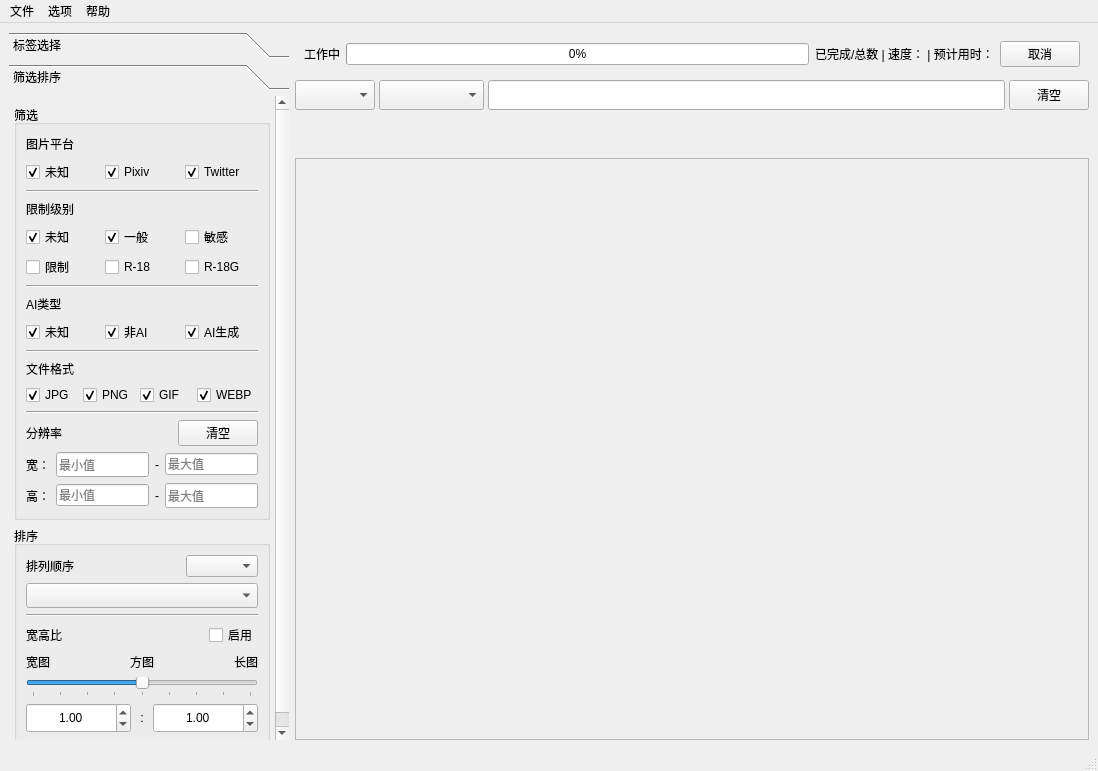
<?xml version="1.0" encoding="UTF-8"?>
<ui version="4.0">
 <class>MainWindow</class>
 <widget class="QMainWindow" name="MainWindow">
  <property name="enabled">
   <bool>true</bool>
  </property>
  <property name="geometry">
   <rect>
    <x>0</x>
    <y>0</y>
    <width>1098</width>
    <height>771</height>
   </rect>
  </property>
  <property name="windowTitle">
   <string>Waifu Gallery 插画管理</string>
  </property>
  <widget class="QWidget" name="centralwidget">
   <layout class="QHBoxLayout" name="horizontalLayout_4">
    <item>
     <widget class="QToolBox" name="filterToolBox">
      <property name="maximumSize">
       <size>
        <width>280</width>
        <height>16777215</height>
       </size>
      </property>
      <property name="currentIndex">
       <number>1</number>
      </property>
      <widget class="QWidget" name="tagSelector">
       <property name="geometry">
        <rect>
         <x>0</x>
         <y>0</y>
         <width>280</width>
         <height>640</height>
        </rect>
       </property>
       <attribute name="label">
        <string>标签选择</string>
       </attribute>
       <layout class="QVBoxLayout" name="tagSelectorLayout">
        <property name="topMargin">
         <number>0</number>
        </property>
        <property name="bottomMargin">
         <number>0</number>
        </property>
        <item>
         <widget class="QTabWidget" name="tagListTabWidget">
          <property name="layoutDirection">
           <enum>Qt::LayoutDirection::LeftToRight</enum>
          </property>
          <property name="tabPosition">
           <enum>QTabWidget::TabPosition::North</enum>
          </property>
          <property name="tabShape">
           <enum>QTabWidget::TabShape::Rounded</enum>
          </property>
          <property name="currentIndex">
           <number>0</number>
          </property>
          <property name="tabsClosable">
           <bool>false</bool>
          </property>
          <widget class="QWidget" name="characterTagTab">
           <attribute name="title">
            <string>角色</string>
           </attribute>
           <layout class="QVBoxLayout" name="characterTagTabLayout">
            <property name="spacing">
             <number>0</number>
            </property>
            <property name="leftMargin">
             <number>0</number>
            </property>
            <property name="topMargin">
             <number>0</number>
            </property>
            <property name="rightMargin">
             <number>0</number>
            </property>
            <property name="bottomMargin">
             <number>0</number>
            </property>
            <item>
             <widget class="QListWidget" name="characterTagList"/>
            </item>
           </layout>
          </widget>
          <widget class="QWidget" name="generalTagTab">
           <attribute name="title">
            <string>属性</string>
           </attribute>
           <layout class="QVBoxLayout" name="characterTagListLayout">
            <property name="spacing">
             <number>0</number>
            </property>
            <property name="leftMargin">
             <number>0</number>
            </property>
            <property name="topMargin">
             <number>0</number>
            </property>
            <property name="rightMargin">
             <number>0</number>
            </property>
            <property name="bottomMargin">
             <number>0</number>
            </property>
            <item>
             <widget class="QListWidget" name="generalTagList"/>
            </item>
           </layout>
          </widget>
           <widget class="QWidget" name="workTagTab">
            <attribute name="title">
             <string>作品</string>
            </attribute>
            <layout class="QVBoxLayout" name="workTagListLayout">
             <property name="spacing">
              <number>0</number>
             </property>
             <property name="leftMargin">
              <number>0</number>
             </property>
             <property name="topMargin">
              <number>0</number>
             </property>
             <property name="rightMargin">
              <number>0</number>
             </property>
             <property name="bottomMargin">
              <number>0</number>
             </property>
             <item>
              <widget class="QListWidget" name="workTagList"/>
             </item>
            </layout>
            </widget>
            <widget class="QWidget" name="metaTagTab">
             <attribute name="title">
              <string>Meta</string>
             </attribute>
             <layout class="QVBoxLayout" name="metaTagListLayout">
              <property name="spacing">
               <number>0</number>
              </property>
              <property name="leftMargin">
               <number>0</number>
              </property>
              <property name="topMargin">
               <number>0</number>
              </property>
              <property name="rightMargin">
               <number>0</number>
              </property>
              <property name="bottomMargin">
               <number>0</number>
              </property>
              <item>
               <widget class="QListWidget" name="metaTagList"/>
              </item>
             </layout>
            </widget>
            <widget class="QWidget" name="uncategorizedTagTab">
            <attribute name="title">
             <string>未分类</string>
            </attribute>
            <layout class="QVBoxLayout" name="uncategorizedTagListLayout">
             <property name="spacing">
              <number>0</number>
             </property>
             <property name="leftMargin">
              <number>0</number>
             </property>
             <property name="topMargin">
              <number>0</number>
             </property>
             <property name="rightMargin">
              <number>0</number>
             </property>
             <property name="bottomMargin">
              <number>0</number>
             </property>
             <item>
              <widget class="QListWidget" name="uncategorizedTagList"/>
             </item>
            </layout>
           </widget>
         </widget>
        </item>
        <item>
         <widget class="QLineEdit" name="searchTagTextEdit">
          <property name="minimumSize">
           <size>
            <width>0</width>
            <height>30</height>
           </size>
          </property>
          <property name="placeholderText">
           <string>搜索标签</string>
          </property>
         </widget>
        </item>
       </layout>
      </widget>
      <widget class="QWidget" name="imageFilter">
       <property name="geometry">
        <rect>
         <x>0</x>
         <y>0</y>
         <width>280</width>
         <height>690</height>
        </rect>
       </property>
       <attribute name="label">
        <string>筛选排序</string>
       </attribute>
       <layout class="QVBoxLayout" name="verticalLayout_5" stretch="5,3">
        <property name="leftMargin">
         <number>5</number>
        </property>
        <property name="rightMargin">
         <number>5</number>
        </property>
        <item>
         <widget class="QGroupBox" name="filterGroupBox">
          <property name="title">
           <string>筛选</string>
          </property>
          <layout class="QVBoxLayout" name="verticalLayout_6" stretch="0,0,0,0,0,0,0,0,0,0,0,0,0,0,0,0">
           <item>
            <layout class="QHBoxLayout" name="horizontalLayout_19">
             <item>
              <widget class="QLabel" name="label_15">
               <property name="sizePolicy">
                <sizepolicy hsizetype="Preferred" vsizetype="Fixed">
                 <horstretch>0</horstretch>
                 <verstretch>0</verstretch>
                </sizepolicy>
               </property>
               <property name="text">
                <string>图片平台</string>
               </property>
              </widget>
             </item>
             <item>
              <spacer name="horizontalSpacer_8">
               <property name="orientation">
                <enum>Qt::Orientation::Horizontal</enum>
               </property>
               <property name="sizeHint" stdset="0">
                <size>
                 <width>40</width>
                 <height>20</height>
                </size>
               </property>
              </spacer>
             </item>
            </layout>
           </item>
           <item>
            <layout class="QHBoxLayout" name="horizontalLayout_18">
             <item>
              <widget class="QCheckBox" name="unknowPlatformCheckBox">
               <property name="text">
                <string>未知</string>
               </property>
               <property name="checked">
                <bool>true</bool>
               </property>
              </widget>
             </item>
             <item>
              <widget class="QCheckBox" name="pixivPlatformCheckBox">
               <property name="text">
                <string>Pixiv</string>
               </property>
               <property name="checked">
                <bool>true</bool>
               </property>
              </widget>
             </item>
             <item>
              <widget class="QCheckBox" name="twitterPlatformCheckBox">
               <property name="text">
                <string>Twitter</string>
               </property>
               <property name="checked">
                <bool>true</bool>
               </property>
              </widget>
             </item>
            </layout>
           </item>
           <item>
            <widget class="Line" name="line_5">
             <property name="orientation">
              <enum>Qt::Orientation::Horizontal</enum>
             </property>
            </widget>
           </item>
           <item>
            <layout class="QHBoxLayout" name="horizontalLayout_13">
             <item>
              <widget class="QLabel" name="label_11">
               <property name="sizePolicy">
                <sizepolicy hsizetype="Preferred" vsizetype="Fixed">
                 <horstretch>0</horstretch>
                 <verstretch>0</verstretch>
                </sizepolicy>
               </property>
               <property name="text">
                <string>限制级别</string>
               </property>
              </widget>
             </item>
             <item>
              <spacer name="horizontalSpacer_6">
               <property name="orientation">
                <enum>Qt::Orientation::Horizontal</enum>
               </property>
               <property name="sizeHint" stdset="0">
                <size>
                 <width>40</width>
                 <height>20</height>
                </size>
               </property>
              </spacer>
             </item>
            </layout>
           </item>
           <item>
            <layout class="QHBoxLayout" name="horizontalLayout_14">
             <item>
              <widget class="QCheckBox" name="unknowRestrictCheckBox">
               <property name="text">
                <string>未知</string>
               </property>
               <property name="checked">
                <bool>true</bool>
               </property>
              </widget>
             </item>
             <item>
              <widget class="QCheckBox" name="allAgeCheckBox">
               <property name="text">
                <string>一般</string>
               </property>
               <property name="checked">
                <bool>true</bool>
               </property>
              </widget>
             </item>
             <item>
              <widget class="QCheckBox" name="sensitiveCheckBox">
               <property name="text">
                <string>敏感</string>
               </property>
              </widget>
             </item>
            </layout>
           </item>
           <item>
            <layout class="QHBoxLayout" name="horizontalLayout_17">
             <item>
              <widget class="QCheckBox" name="questionableCheckBox">
               <property name="text">
                <string>限制</string>
               </property>
              </widget>
             </item>
             <item>
              <widget class="QCheckBox" name="r18CheckBox">
               <property name="text">
                <string>R-18</string>
               </property>
              </widget>
             </item>
             <item>
              <widget class="QCheckBox" name="r18gCheckBox">
               <property name="text">
                <string>R-18G</string>
               </property>
              </widget>
             </item>
            </layout>
           </item>
           <item>
            <widget class="Line" name="line_4">
             <property name="orientation">
              <enum>Qt::Orientation::Horizontal</enum>
             </property>
            </widget>
           </item>
           <item>
            <layout class="QHBoxLayout" name="horizontalLayout_15">
             <item>
              <widget class="QLabel" name="label_12">
               <property name="sizePolicy">
                <sizepolicy hsizetype="Preferred" vsizetype="Fixed">
                 <horstretch>0</horstretch>
                 <verstretch>0</verstretch>
                </sizepolicy>
               </property>
               <property name="text">
                <string>AI类型</string>
               </property>
              </widget>
             </item>
             <item>
              <spacer name="horizontalSpacer_3">
               <property name="orientation">
                <enum>Qt::Orientation::Horizontal</enum>
               </property>
               <property name="sizeHint" stdset="0">
                <size>
                 <width>40</width>
                 <height>20</height>
                </size>
               </property>
              </spacer>
             </item>
            </layout>
           </item>
           <item>
            <layout class="QHBoxLayout" name="horizontalLayout_16">
             <item>
              <widget class="QCheckBox" name="unknowAICheckBox">
               <property name="text">
                <string>未知</string>
               </property>
               <property name="checked">
                <bool>true</bool>
               </property>
              </widget>
             </item>
             <item>
              <widget class="QCheckBox" name="noAICheckBox">
               <property name="text">
                <string>非AI</string>
               </property>
               <property name="checked">
                <bool>true</bool>
               </property>
              </widget>
             </item>
             <item>
              <widget class="QCheckBox" name="aiCheckBox">
               <property name="text">
                <string>AI生成</string>
               </property>
               <property name="checked">
                <bool>true</bool>
               </property>
              </widget>
             </item>
            </layout>
           </item>
           <item>
            <widget class="Line" name="line">
             <property name="orientation">
              <enum>Qt::Orientation::Horizontal</enum>
             </property>
            </widget>
           </item>
           <item>
            <layout class="QHBoxLayout" name="horizontalLayout_2">
             <item>
              <widget class="QLabel" name="label_3">
               <property name="sizePolicy">
                <sizepolicy hsizetype="Preferred" vsizetype="Fixed">
                 <horstretch>0</horstretch>
                 <verstretch>0</verstretch>
                </sizepolicy>
               </property>
               <property name="text">
                <string>文件格式</string>
               </property>
              </widget>
             </item>
             <item>
              <spacer name="horizontalSpacer_2">
               <property name="orientation">
                <enum>Qt::Orientation::Horizontal</enum>
               </property>
               <property name="sizeHint" stdset="0">
                <size>
                 <width>40</width>
                 <height>20</height>
                </size>
               </property>
              </spacer>
             </item>
            </layout>
           </item>
           <item>
            <layout class="QHBoxLayout" name="horizontalLayout">
             <item>
              <widget class="QCheckBox" name="jpgCheckBox">
               <property name="text">
                <string>JPG</string>
               </property>
               <property name="checked">
                <bool>true</bool>
               </property>
              </widget>
             </item>
             <item>
              <widget class="QCheckBox" name="pngCheckBox">
               <property name="text">
                <string>PNG</string>
               </property>
               <property name="checked">
                <bool>true</bool>
               </property>
              </widget>
             </item>
             <item>
              <widget class="QCheckBox" name="gifCheckBox">
               <property name="text">
                <string>GIF</string>
               </property>
               <property name="checked">
                <bool>true</bool>
               </property>
              </widget>
             </item>
             <item>
              <widget class="QCheckBox" name="webpCheckBox">
               <property name="text">
                <string>WEBP</string>
               </property>
               <property name="checked">
                <bool>true</bool>
               </property>
              </widget>
             </item>
            </layout>
           </item>
           <item>
            <widget class="Line" name="line_3">
             <property name="orientation">
              <enum>Qt::Orientation::Horizontal</enum>
             </property>
            </widget>
           </item>
           <item>
            <layout class="QHBoxLayout" name="horizontalLayout_9">
             <item>
              <widget class="QLabel" name="label_4">
               <property name="sizePolicy">
                <sizepolicy hsizetype="Preferred" vsizetype="Fixed">
                 <horstretch>0</horstretch>
                 <verstretch>0</verstretch>
                </sizepolicy>
               </property>
               <property name="text">
                <string>分辨率</string>
               </property>
              </widget>
             </item>
             <item>
              <spacer name="horizontalSpacer">
               <property name="orientation">
                <enum>Qt::Orientation::Horizontal</enum>
               </property>
               <property name="sizeHint" stdset="0">
                <size>
                 <width>40</width>
                 <height>20</height>
                </size>
               </property>
              </spacer>
             </item>
             <item>
              <widget class="QPushButton" name="clearResolutionFilterButton">
               <property name="text">
                <string>清空</string>
               </property>
              </widget>
             </item>
            </layout>
           </item>
           <item>
            <layout class="QHBoxLayout" name="horizontalLayout_6">
             <item>
              <widget class="QLabel" name="label">
               <property name="text">
                <string>宽：</string>
               </property>
              </widget>
             </item>
             <item>
              <widget class="QLineEdit" name="minWidthEdit">
               <property name="minimumSize">
                <size>
                 <width>0</width>
                 <height>25</height>
                </size>
               </property>
               <property name="placeholderText">
                <string>最小值</string>
               </property>
              </widget>
             </item>
             <item>
              <widget class="QLabel" name="label_13">
               <property name="text">
                <string>-</string>
               </property>
              </widget>
             </item>
             <item>
              <widget class="QLineEdit" name="maxWidthEdit">
               <property name="placeholderText">
                <string>最大值</string>
               </property>
              </widget>
             </item>
            </layout>
           </item>
           <item>
            <layout class="QHBoxLayout" name="horizontalLayout_7">
             <item>
              <widget class="QLabel" name="label_2">
               <property name="sizePolicy">
                <sizepolicy hsizetype="Preferred" vsizetype="Minimum">
                 <horstretch>0</horstretch>
                 <verstretch>0</verstretch>
                </sizepolicy>
               </property>
               <property name="text">
                <string>高：</string>
               </property>
              </widget>
             </item>
             <item>
              <widget class="QLineEdit" name="minHeightEdit">
               <property name="placeholderText">
                <string>最小值</string>
               </property>
              </widget>
             </item>
             <item>
              <widget class="QLabel" name="label_14">
               <property name="text">
                <string>-</string>
               </property>
              </widget>
             </item>
             <item>
              <widget class="QLineEdit" name="maxHeightEdit">
               <property name="minimumSize">
                <size>
                 <width>0</width>
                 <height>25</height>
                </size>
               </property>
               <property name="placeholderText">
                <string>最大值</string>
               </property>
              </widget>
             </item>
            </layout>
           </item>
          </layout>
         </widget>
        </item>
        <item>
         <widget class="QGroupBox" name="sortGroupBox">
          <property name="title">
           <string>排序</string>
          </property>
          <layout class="QVBoxLayout" name="verticalLayout_7">
           <item>
            <layout class="QHBoxLayout" name="horizontalLayout_12">
             <item>
              <widget class="QLabel" name="label_6">
               <property name="sizePolicy">
                <sizepolicy hsizetype="Preferred" vsizetype="Minimum">
                 <horstretch>0</horstretch>
                 <verstretch>0</verstretch>
                </sizepolicy>
               </property>
               <property name="text">
                <string>排列顺序</string>
               </property>
              </widget>
             </item>
             <item>
              <spacer name="horizontalSpacer_5">
               <property name="orientation">
                <enum>Qt::Orientation::Horizontal</enum>
               </property>
               <property name="sizeHint" stdset="0">
                <size>
                 <width>40</width>
                 <height>20</height>
                </size>
               </property>
              </spacer>
             </item>
             <item>
              <widget class="QComboBox" name="orderComboBox"/>
             </item>
            </layout>
           </item>
           <item>
            <widget class="QComboBox" name="sortComboBox">
             <property name="minimumSize">
              <size>
               <width>0</width>
               <height>25</height>
              </size>
             </property>
             <property name="currentText">
              <string/>
             </property>
             <property name="currentIndex">
              <number>-1</number>
             </property>
            </widget>
           </item>
           <item>
            <widget class="Line" name="line_2">
             <property name="orientation">
              <enum>Qt::Orientation::Horizontal</enum>
             </property>
            </widget>
           </item>
           <item>
            <layout class="QHBoxLayout" name="horizontalLayout_11">
             <item>
              <widget class="QLabel" name="label_5">
               <property name="sizePolicy">
                <sizepolicy hsizetype="Preferred" vsizetype="Minimum">
                 <horstretch>0</horstretch>
                 <verstretch>0</verstretch>
                </sizepolicy>
               </property>
               <property name="text">
                <string>宽高比</string>
               </property>
              </widget>
             </item>
             <item>
              <spacer name="horizontalSpacer_4">
               <property name="orientation">
                <enum>Qt::Orientation::Horizontal</enum>
               </property>
               <property name="sizeHint" stdset="0">
                <size>
                 <width>40</width>
                 <height>20</height>
                </size>
               </property>
              </spacer>
             </item>
             <item>
              <widget class="QCheckBox" name="enableRatioCheckBox">
               <property name="text">
                <string>启用</string>
               </property>
              </widget>
             </item>
            </layout>
           </item>
           <item>
            <layout class="QVBoxLayout" name="verticalLayout_12">
             <item>
              <layout class="QHBoxLayout" name="horizontalLayout_5">
               <item>
                <widget class="QLabel" name="label_7">
                 <property name="sizePolicy">
                  <sizepolicy hsizetype="Preferred" vsizetype="Fixed">
                   <horstretch>0</horstretch>
                   <verstretch>0</verstretch>
                  </sizepolicy>
                 </property>
                 <property name="text">
                  <string>宽图</string>
                 </property>
                </widget>
               </item>
               <item>
                <widget class="QLabel" name="label_8">
                 <property name="sizePolicy">
                  <sizepolicy hsizetype="Preferred" vsizetype="Fixed">
                   <horstretch>0</horstretch>
                   <verstretch>0</verstretch>
                  </sizepolicy>
                 </property>
                 <property name="text">
                  <string>方图</string>
                 </property>
                 <property name="alignment">
                  <set>Qt::AlignmentFlag::AlignCenter</set>
                 </property>
                </widget>
               </item>
               <item>
                <widget class="QLabel" name="label_9">
                 <property name="sizePolicy">
                  <sizepolicy hsizetype="Preferred" vsizetype="Fixed">
                   <horstretch>0</horstretch>
                   <verstretch>0</verstretch>
                  </sizepolicy>
                 </property>
                 <property name="text">
                  <string>长图</string>
                 </property>
                 <property name="alignment">
                  <set>Qt::AlignmentFlag::AlignRight|Qt::AlignmentFlag::AlignTrailing|Qt::AlignmentFlag::AlignVCenter</set>
                 </property>
                </widget>
               </item>
              </layout>
             </item>
             <item>
              <widget class="QSlider" name="ratioSlider">
               <property name="enabled">
                <bool>true</bool>
               </property>
               <property name="minimumSize">
                <size>
                 <width>0</width>
                 <height>20</height>
                </size>
               </property>
               <property name="toolTipDuration">
                <number>2</number>
               </property>
               <property name="styleSheet">
                <string notr="true"/>
               </property>
               <property name="minimum">
                <number>-40</number>
               </property>
               <property name="maximum">
                <number>40</number>
               </property>
               <property name="pageStep">
                <number>1</number>
               </property>
               <property name="value">
                <number>0</number>
               </property>
               <property name="sliderPosition">
                <number>0</number>
               </property>
               <property name="orientation">
                <enum>Qt::Orientation::Horizontal</enum>
               </property>
               <property name="invertedAppearance">
                <bool>false</bool>
               </property>
               <property name="invertedControls">
                <bool>false</bool>
               </property>
               <property name="tickPosition">
                <enum>QSlider::TickPosition::TicksBelow</enum>
               </property>
               <property name="tickInterval">
                <number>10</number>
               </property>
              </widget>
             </item>
            </layout>
           </item>
           <item>
            <layout class="QHBoxLayout" name="horizontalLayout_8">
             <item>
              <widget class="QDoubleSpinBox" name="widthRatioSpinBox">
               <property name="enabled">
                <bool>true</bool>
               </property>
               <property name="minimumSize">
                <size>
                 <width>0</width>
                 <height>30</height>
                </size>
               </property>
               <property name="alignment">
                <set>Qt::AlignmentFlag::AlignCenter</set>
               </property>
               <property name="decimals">
                <number>2</number>
               </property>
               <property name="maximum">
                <double>100.000000000000000</double>
               </property>
               <property name="singleStep">
                <double>1.000000000000000</double>
               </property>
               <property name="value">
                <double>1.000000000000000</double>
               </property>
              </widget>
             </item>
             <item>
              <widget class="QLabel" name="label_10">
               <property name="sizePolicy">
                <sizepolicy hsizetype="Minimum" vsizetype="Preferred">
                 <horstretch>0</horstretch>
                 <verstretch>0</verstretch>
                </sizepolicy>
               </property>
               <property name="maximumSize">
                <size>
                 <width>10</width>
                 <height>16777215</height>
                </size>
               </property>
               <property name="text">
                <string>:</string>
               </property>
               <property name="alignment">
                <set>Qt::AlignmentFlag::AlignCenter</set>
               </property>
              </widget>
             </item>
             <item>
              <widget class="QDoubleSpinBox" name="heightRatioSpinBox">
               <property name="enabled">
                <bool>true</bool>
               </property>
               <property name="minimumSize">
                <size>
                 <width>0</width>
                 <height>30</height>
                </size>
               </property>
               <property name="alignment">
                <set>Qt::AlignmentFlag::AlignCenter</set>
               </property>
               <property name="decimals">
                <number>2</number>
               </property>
               <property name="maximum">
                <double>100.000000000000000</double>
               </property>
               <property name="singleStep">
                <double>1.000000000000000</double>
               </property>
               <property name="value">
                <double>1.000000000000000</double>
               </property>
              </widget>
             </item>
            </layout>
           </item>
          </layout>
         </widget>
        </item>
       </layout>
      </widget>
     </widget>
    </item>
    <item>
     <layout class="QVBoxLayout" name="picVerticalLayout">
      <property name="spacing">
       <number>4</number>
      </property>
      <item>
       <widget class="QWidget" name="progressWidget" native="true">
        <property name="minimumSize">
         <size>
          <width>0</width>
          <height>0</height>
         </size>
        </property>
        <layout class="QHBoxLayout" name="horizontalLayout_10">
         <item>
          <widget class="QLabel" name="progressLabel">
           <property name="text">
            <string>工作中</string>
           </property>
          </widget>
         </item>
         <item>
          <widget class="QProgressBar" name="progressBar">
           <property name="value">
            <number>0</number>
           </property>
           <property name="format">
            <string>%p%</string>
           </property>
          </widget>
         </item>
         <item>
          <widget class="QLabel" name="progressStatusLabel">
           <property name="text">
            <string>已完成/总数 | 速度： | 预计用时：</string>
           </property>
          </widget>
         </item>
         <item>
          <widget class="QPushButton" name="cancelProgressButton">
           <property name="text">
            <string>取消</string>
           </property>
          </widget>
         </item>
        </layout>
       </widget>
      </item>
      <item>
       <widget class="QWidget" name="searchWidget" native="true">
        <property name="minimumSize">
         <size>
          <width>0</width>
          <height>30</height>
         </size>
        </property>
        <property name="maximumSize">
         <size>
          <width>16777215</width>
          <height>30</height>
         </size>
        </property>
        <layout class="QHBoxLayout" name="horizontalLayout_3">
         <property name="spacing">
          <number>4</number>
         </property>
         <property name="leftMargin">
          <number>0</number>
         </property>
         <property name="topMargin">
          <number>0</number>
         </property>
         <property name="rightMargin">
          <number>0</number>
         </property>
         <property name="bottomMargin">
          <number>0</number>
         </property>
         <item>
          <widget class="QComboBox" name="searchPlatformComboBox">
           <property name="sizePolicy">
            <sizepolicy hsizetype="MinimumExpanding" vsizetype="MinimumExpanding">
             <horstretch>0</horstretch>
             <verstretch>0</verstretch>
            </sizepolicy>
           </property>
           <property name="minimumSize">
            <size>
             <width>60</width>
             <height>30</height>
            </size>
           </property>
           <property name="maximumSize">
            <size>
             <width>80</width>
             <height>16777215</height>
            </size>
           </property>
          </widget>
         </item>
         <item>
          <widget class="QComboBox" name="searchComboBox">
           <property name="sizePolicy">
            <sizepolicy hsizetype="MinimumExpanding" vsizetype="MinimumExpanding">
             <horstretch>0</horstretch>
             <verstretch>0</verstretch>
            </sizepolicy>
           </property>
           <property name="minimumSize">
            <size>
             <width>60</width>
             <height>30</height>
            </size>
           </property>
           <property name="maximumSize">
            <size>
             <width>105</width>
             <height>16777215</height>
            </size>
           </property>
           <property name="currentIndex">
            <number>-1</number>
           </property>
          </widget>
         </item>
         <item>
          <widget class="QLineEdit" name="searchLineEdit">
           <property name="sizePolicy">
            <sizepolicy hsizetype="Expanding" vsizetype="Preferred">
             <horstretch>0</horstretch>
             <verstretch>0</verstretch>
            </sizepolicy>
           </property>
          </widget>
         </item>
         <item>
          <widget class="QPushButton" name="clearTextSearchButton">
           <property name="minimumSize">
            <size>
             <width>0</width>
             <height>30</height>
            </size>
           </property>
           <property name="text">
            <string>清空</string>
           </property>
          </widget>
         </item>
        </layout>
       </widget>
      </item>
      <item>
       <widget class="QScrollArea" name="selectedTagScrollArea">
        <property name="enabled">
         <bool>true</bool>
        </property>
        <property name="sizePolicy">
         <sizepolicy hsizetype="Expanding" vsizetype="Minimum">
          <horstretch>0</horstretch>
          <verstretch>0</verstretch>
         </sizepolicy>
        </property>
        <property name="minimumSize">
         <size>
          <width>0</width>
          <height>30</height>
         </size>
        </property>
        <property name="maximumSize">
         <size>
          <width>16777215</width>
          <height>40</height>
         </size>
        </property>
        <property name="frameShape">
         <enum>QFrame::Shape::NoFrame</enum>
        </property>
        <property name="widgetResizable">
         <bool>true</bool>
        </property>
        <widget class="QWidget" name="selectedTagWidget">
         <property name="geometry">
          <rect>
           <x>0</x>
           <y>0</y>
           <width>792</width>
           <height>40</height>
          </rect>
         </property>
         <layout class="QHBoxLayout" name="selectedTagLayout">
          <property name="spacing">
           <number>5</number>
          </property>
          <property name="leftMargin">
           <number>5</number>
          </property>
          <property name="topMargin">
           <number>5</number>
          </property>
          <property name="rightMargin">
           <number>5</number>
          </property>
          <property name="bottomMargin">
           <number>5</number>
          </property>
          <item>
           <spacer name="horizontalSpacer_7">
            <property name="orientation">
             <enum>Qt::Orientation::Horizontal</enum>
            </property>
            <property name="sizeHint" stdset="0">
             <size>
              <width>40</width>
              <height>20</height>
             </size>
            </property>
           </spacer>
          </item>
         </layout>
        </widget>
       </widget>
      </item>
      <item>
       <widget class="QScrollArea" name="picBrowseScrollArea">
        <property name="horizontalScrollBarPolicy">
         <enum>Qt::ScrollBarPolicy::ScrollBarAlwaysOff</enum>
        </property>
        <property name="widgetResizable">
         <bool>true</bool>
        </property>
        <widget class="QWidget" name="picBrowseWidget">
         <property name="geometry">
          <rect>
           <x>0</x>
           <y>0</y>
           <width>788</width>
           <height>568</height>
          </rect>
         </property>
         <property name="sizePolicy">
          <sizepolicy hsizetype="Preferred" vsizetype="Minimum">
           <horstretch>0</horstretch>
           <verstretch>0</verstretch>
          </sizepolicy>
         </property>
        </widget>
       </widget>
      </item>
     </layout>
    </item>
   </layout>
  </widget>
  <widget class="QStatusBar" name="statusbar"/>
  <widget class="QMenuBar" name="menubar">
   <property name="geometry">
    <rect>
     <x>0</x>
     <y>0</y>
     <width>1098</width>
     <height>33</height>
    </rect>
   </property>
   <widget class="QMenu" name="fileMenu">
    <property name="tearOffEnabled">
     <bool>false</bool>
    </property>
    <property name="title">
     <string>文件</string>
    </property>
    <widget class="QMenu" name="importDownloaderPicsMenu">
     <property name="title">
      <string>导入下载器图片</string>
     </property>
     <addaction name="importPowerfulPixivDownloaderAction"/>
     <addaction name="importGallery_dlTwitterAction"/>
    </widget>
    <addaction name="importNewPicsAction"/>
    <addaction name="importDownloaderPicsMenu"/>
    <addaction name="separator"/>
    <addaction name="importExistingDirectoriesAction"/>
    <addaction name="separator"/>
    <addaction name="startTaggingAction"/>
   </widget>
   <widget class="QMenu" name="helpMenu">
    <property name="title">
     <string>帮助</string>
    </property>
    <addaction name="showAboutAction"/>
   </widget>
   <widget class="QMenu" name="settingsMenu">
    <property name="title">
     <string>选项</string>
    </property>
    <addaction name="showSettingsAction"/>
   </widget>
   <addaction name="fileMenu"/>
   <addaction name="settingsMenu"/>
   <addaction name="helpMenu"/>
  </widget>
  <action name="showRestrictedAction">
   <property name="checkable">
    <bool>true</bool>
   </property>
   <property name="text">
    <string>R-18</string>
   </property>
  </action>
  <action name="importNewPicsAction">
   <property name="checkable">
    <bool>false</bool>
   </property>
   <property name="checked">
    <bool>false</bool>
   </property>
   <property name="text">
    <string>导入图片文件夹...</string>
   </property>
  </action>
  <action name="importPowerfulPixivDownloaderAction">
   <property name="text">
    <string>导入Powerful Pixiv Downloader下载的文件...</string>
   </property>
  </action>
  <action name="importGallery_dlTwitterAction">
   <property name="text">
    <string>导入gallery-dl下载的Twitter文件...</string>
   </property>
  </action>
  <action name="showAboutAction">
   <property name="text">
    <string>关于</string>
   </property>
  </action>
  <action name="showSettingsAction">
   <property name="text">
    <string>设置...</string>
   </property>
  </action>
  <action name="importExistingDirectoriesAction">
   <property name="text">
    <string>重新扫描已导入的文件夹</string>
   </property>
  </action>
  <action name="startTaggingAction">
   <property name="text">
    <string>开始自动标签分类</string>
   </property>
  </action>
 </widget>
 <resources/>
 <connections/>
</ui>
